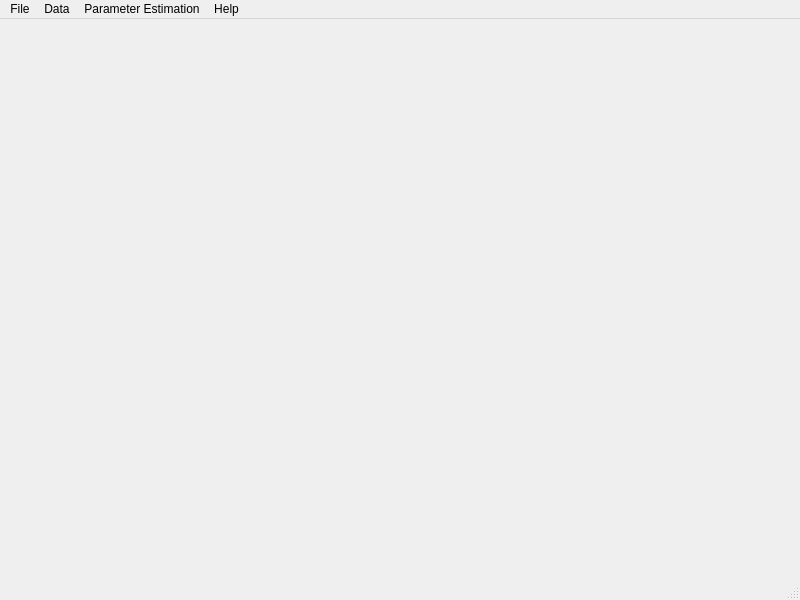
<?xml version="1.0" encoding="UTF-8"?>
<ui version="4.0">
 <class>MainWindow</class>
 <widget class="QMainWindow" name="MainWindow">
  <property name="geometry">
   <rect>
    <x>0</x>
    <y>0</y>
    <width>800</width>
    <height>600</height>
   </rect>
  </property>
  <property name="windowTitle">
   <string>MainWindow</string>
  </property>
  <widget class="QWidget" name="centralwidget"/>
  <widget class="QMenuBar" name="menubar">
   <property name="geometry">
    <rect>
     <x>0</x>
     <y>0</y>
     <width>800</width>
     <height>23</height>
    </rect>
   </property>
   <widget class="QMenu" name="menuFile">
    <property name="title">
     <string>File</string>
    </property>
    <addaction name="actionOpen"/>
    <addaction name="actionSave"/>
    <addaction name="actionSave_As"/>
   </widget>
   <widget class="QMenu" name="menuData">
    <property name="title">
     <string>Data</string>
    </property>
    <addaction name="actionWells"/>
    <addaction name="actionTracers"/>
    <addaction name="actionParameters"/>
    <addaction name="actionObservations"/>
   </widget>
   <widget class="QMenu" name="menuParameter_Estimation">
    <property name="title">
     <string>Parameter Estimation</string>
    </property>
    <addaction name="actionDeterministic_GA"/>
    <addaction name="actionBayesian_MCMC"/>
    <addaction name="actionDeterministinc_LM"/>
   </widget>
   <widget class="QMenu" name="menuAbout">
    <property name="title">
     <string>Help</string>
    </property>
    <addaction name="actionAbout"/>
   </widget>
   <addaction name="menuFile"/>
   <addaction name="menuData"/>
   <addaction name="menuParameter_Estimation"/>
   <addaction name="menuAbout"/>
  </widget>
  <widget class="QStatusBar" name="statusbar"/>
  <action name="actionOpen">
   <property name="text">
    <string>Open</string>
   </property>
  </action>
  <action name="actionSave">
   <property name="text">
    <string>Save</string>
   </property>
  </action>
  <action name="actionWells">
   <property name="text">
    <string>Wells</string>
   </property>
  </action>
  <action name="actionTracers">
   <property name="text">
    <string>Tracers</string>
   </property>
  </action>
  <action name="actionParameters">
   <property name="text">
    <string>Parameters</string>
   </property>
  </action>
  <action name="actionObservations">
   <property name="text">
    <string>Observations</string>
   </property>
  </action>
  <action name="actionDeterministic_GA">
   <property name="text">
    <string>Deterministic (GA)</string>
   </property>
  </action>
  <action name="actionBayesian_MCMC">
   <property name="text">
    <string>Bayesian (MCMC)</string>
   </property>
  </action>
  <action name="actionDeterministinc_LM">
   <property name="text">
    <string>Deterministinc (LM)</string>
   </property>
  </action>
  <action name="actionAbout">
   <property name="text">
    <string>About</string>
   </property>
  </action>
  <action name="actionSave_As">
   <property name="text">
    <string>Save As</string>
   </property>
  </action>
 </widget>
 <resources/>
 <connections/>
</ui>
